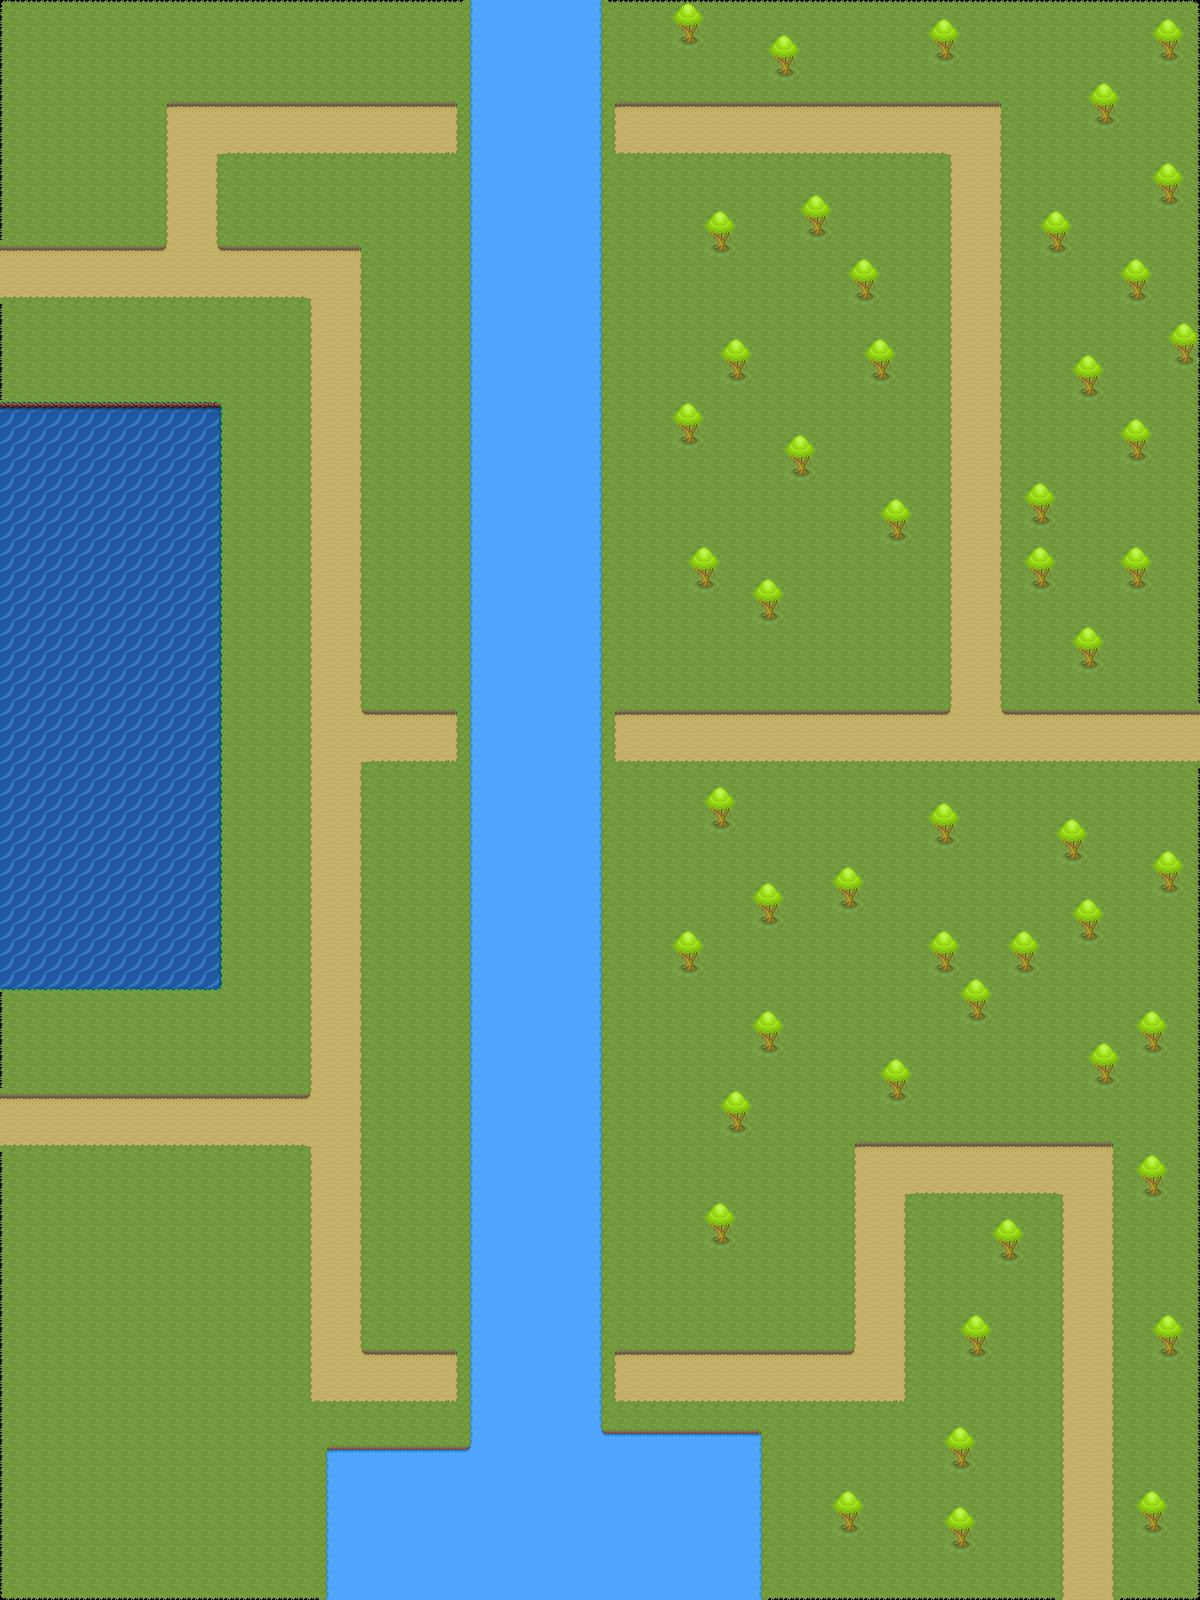

A level layout from a 2D game, rendered from its tile map. Below: a short description, then the map file with tile-grid data replaced by summaries:
An orthogonal 75x100 tile map with 16x16 px tiles, 4 tile layers (terrain, background, foreground, events), 2 tilesets.

<map version="1.0" orientation="orthogonal" renderorder="right-down" width="75" height="100" tilewidth="16" tileheight="16" nextobjectid="1">
 <tileset firstgid="1" name="tileset" tilewidth="16" tileheight="16" tilecount="5777">
  <image source="../../tileset.png" width="1744" height="848" />
 </tileset>
 <tileset firstgid="5778" name="terrain" tilewidth="16" tileheight="16" tilecount="4096">
  <image source="../../terrain.png" width="1024" height="1024" />
 </tileset>
 <layer name="terrain" width="75" height="100">
  <data>[7500 cells, 7500 non-empty, 12 distinct tile ids]</data>
 </layer>
 <layer name="background" width="75" height="100">
  <data>[7500 cells, 1112 non-empty, 28 distinct tile ids]</data>
 </layer>
 <layer name="foreground" width="75" height="100">
  <data>[7500 cells, 100 non-empty, 2 distinct tile ids]</data>
 </layer>
 <objectgroup name="collisionobjects" />
 <layer name="events" width="75" height="100">
  <data>[7500 cells, 0 non-empty, 0 distinct tile ids]</data>
 </layer>
</map>
